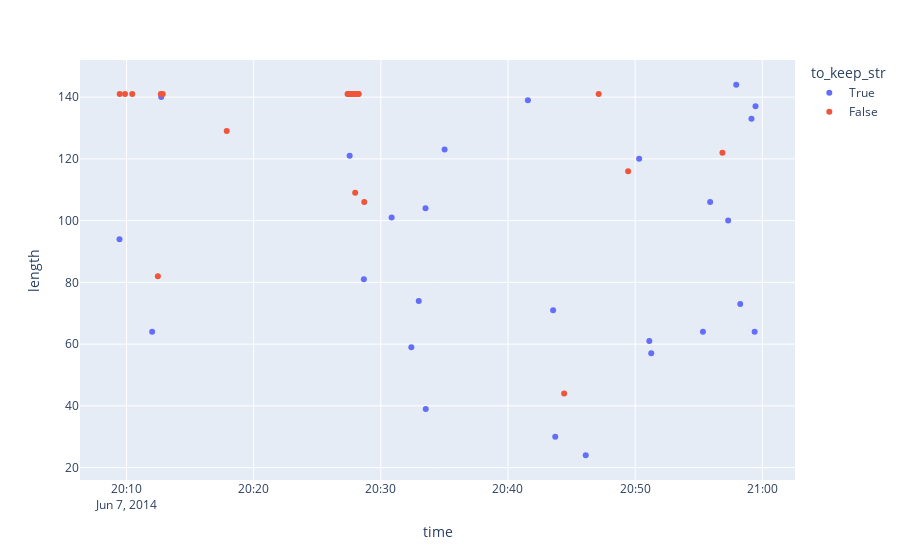

Notebook cell for this chart:
### Markdown cell above
Let's plot our fifty tweets again, this time also flagging up spam tweets.

### Code cell
tweets['to_keep'] = ~ (tweets.is_retweet | tweets.is_duplicate | tweets.is_from_spammer)

# hack because plotly has a bug for using bools as coloring attribute
tweets['to_keep_str'] = tweets['to_keep'].astype(str)

px.scatter(tweets[5000:5050],x='time',y='length',color='to_keep_str',hover_data=['tweet_text'], color_discrete_sequence=px.colors.qualitative.Plotly)

### Figure 1 — Plotly figure (JSON) as saved in the notebook; plotly's stock layout.template omitted (floating-point values rounded to 4 significant figures)
{"data": [{"customdata": [["To Accomplish Dream #19, i should first Accomplish Dream #1 (A dream i dreamed when i was 6 )\n"], ["I Dreamed a Dream - alcoholic version. 👍 http://t.co/PwnIz4shCy\n"], ["@StephanieKelsey wow, what a nite! All I dreamed about was #TurkeyHill Natural Ice Cream! and #itsthisormurder--What a Nite #TRKAmbassador!\n"], ["@Luke5SOS I dreamed that you had followed me,think you should make that dream real.Be my 1/4 pleasefollow me. I love you\n"], ["@heyheydamn @HappyMathilda @b3mus3d I dreamed she was on Hannibal! God you perv.\n"], ["@HunterPageXXX you were in my dream this morning I dreamed we were best friends (wishful thinking) 💙\n"], ["In my window I see everything I dreamed about n wish I has\n"], ["Living the life I dreamed.... I'm feeling better then money right now!!!!\n"], ["@CollabroGlobal well done you're amazing! Would love to hear you sing I dreamed a dream from les mis!🎉👏\n"], ["I dreamed that love would never die...\n"], ["I dreamed a dream cover - les miz #Anne #hathaway #discoverme #noticeme #omg #hikeek #chilling 🎵🎵🎼🎼 http://t.co/IcV6XOqGvs\n"], ["So I dreamed about a dream that was involved with a dream that the dream was a dream and that dream became a dream. That's how dreams are.\n"], ["@Harry_Styles This night I dreamed you were my geography teacher haha!\n"], ["i dreamed that i made a tweet\n"], ["i dreamed i had a baby.\n"], ["@_ardeej i dreamed i woke up in the middle of the night and started browsing twitter and saw a tweet from my ebooks bot\n"], ["@drew_dog74 I told you, Drew. I dreamed you were watching us\n"], ["@earthIings i dreamed i and some of tlist were kidnapped\n"], ["\"I wondered if she dreamed, dreamed of me as I dreamed of her.\"\n"], ["If u dream it u can do it ? Well  I dreamed I fucked &amp; married lil Wayne ! still ain't happened yet 🙍\n"], ["I liked a @YouTube video http://t.co/BkxlntibXc I Dreamed a Dream Anne Hathaway Les Miserables 2012\n"], ["&gt; overly plush bed. My mind raced. I dreamed that @sanguine_moon slept beside me. His hand moving over my hip. His lips tracing my own. &gt;\n"], ["I dreamed I got my ACT scores and I had a 26!!! &gt;&gt;&lt;&lt;&lt;&gt;\n"], ["I just woke up from the longest nap and I dreamed I was cutting a girls hair in my pj's, with dull shears that kept falling apart. 😳\n"], ["@kellawicked I dreamed a dream in time gone byyyyyyyyy.........\n"], ["I dreamed that I was in a plane crash.  It flew straight off the runway and into water.  A lot of my nightmares involve bodies of water.\n"]], "hovertemplate": "to_keep_str=True<br>time=%{x}<br>length=%{y}<br>tweet_text=%{customdata[0]}<extra></extra>", "legendgroup": "True", "marker": {"color": "#636EFA", "symbol": "circle"}, "mode": "markers", "name": "True", "orientation": "v", "showlegend": true, "type": "scatter", "x": ["2014-06-07T20:09:27+00:00", "2014-06-07T20:12:01+00:00", "2014-06-07T20:12:44+00:00", "2014-06-07T20:27:33+00:00", "2014-06-07T20:28:40+00:00", "2014-06-07T20:30:51+00:00", "2014-06-07T20:32:24+00:00", "2014-06-07T20:32:59+00:00", "2014-06-07T20:33:31+00:00", "2014-06-07T20:33:32+00:00", "2014-06-07T20:35:01+00:00", "2014-06-07T20:41:34+00:00", "2014-06-07T20:43:33+00:00", "2014-06-07T20:43:43+00:00", "2014-06-07T20:46:07+00:00", "2014-06-07T20:50:19+00:00", "2014-06-07T20:51:07+00:00", "2014-06-07T20:51:16+00:00", "2014-06-07T20:55:20+00:00", "2014-06-07T20:55:54+00:00", "2014-06-07T20:57:19+00:00", "2014-06-07T20:57:57+00:00", "2014-06-07T20:58:16+00:00", "2014-06-07T20:59:09+00:00", "2014-06-07T20:59:24+00:00", "2014-06-07T20:59:28+00:00"], "xaxis": "x", "y": [94, 64, 140, 121, 81, 101, 59, 74, 104, 39, 123, 139, 71, 30, 24, 120, 61, 57, 64, 106, 100, 144, 73, 133, 64, 137], "yaxis": "y"}, {"customdata": [["RT @WeAreMadrid10: Karim Benzema: \"I came to Real Madrid to win La Decima. I dreamed all my life about that cup.\" #HalaMadrid http://t.co/S…\n"], ["RT @WeAreMadrid10: Karim Benzema: \"I came to Real Madrid to win La Decima. I dreamed all my life about that cup.\" #HalaMadrid http://t.co/S…\n"], ["RT @WeAreMadrid10: Karim Benzema: \"I came to Real Madrid to win La Decima. I dreamed all my life about that cup.\" #HalaMadrid http://t.co/S…\n"], ["RT @CarysJones36: I Dreamed a Dream - alcoholic version. 👍 http://t.co/PwnIz4shCy\n"], ["RT @WeAreMadrid10: Karim Benzema: \"I came to Real Madrid to win La Decima. I dreamed all my life about that cup.\" #HalaMadrid http://t.co/S…\n"], ["RT @WeAreMadrid10: Karim Benzema: \"I came to Real Madrid to win La Decima. I dreamed all my life about that cup.\" #HalaMadrid http://t.co/S…\n"], ["RT @ash_mashley: there have been so many times that I have dreamt something and then it actually happens and it's really weird 😳\n"], ["@Luke5SOS  I dreamed to take you in my arms... It was a dream. I love you so much. You're my sunshine. You're my hero. Please follow me?💕🙊51\n"], ["@Luke5SOS  I dreamed to take you in my arms... It was a dream. I love you so much. You're my sunshine. You're my hero. Please follow me?💕🙊52\n"], ["@Luke5SOS  I dreamed to take you in my arms... It was a dream. I love you so much. You're my sunshine. You're my hero. Please follow me?💕🙊53\n"], ["RT @WeAreMadrid10: Karim Benzema: \"I came to Real Madrid to win La Decima. I dreamed all my life about that cup.\" #HalaMadrid http://t.co/S…\n"], ["@Luke5SOS  I dreamed to take you in my arms... It was a dream. I love you so much. You're my sunshine. You're my hero. Please follow me?💕🙊54\n"], ["@Luke5SOS  I dreamed to take you in my arms... It was a dream. I love you so much. You're my sunshine. You're my hero. Please follow me?💕🙊55\n"], ["@Luke5SOS  I dreamed to take you in my arms... It was a dream. I love you so much. You're my sunshine. You're my hero. Please follow me?💕🙊56\n"], ["RT @windsehuncom: 20140607 DREAM CONCERT #세훈  I dreamed a dreamhttp://t.co/RIvZnxbc1r http://t.co/AHMFfMxZb1\n"], ["@Luke5SOS  I dreamed to take you in my arms... It was a dream. I love you so much. You're my sunshine. You're my hero. Please follow me?💕🙊57\n"], ["@Luke5SOS  I dreamed to take you in my arms... It was a dream. I love you so much. You're my sunshine. You're my hero. Please follow me?💕🙊58\n"], ["@Luke5SOS  I dreamed to take you in my arms... It was a dream. I love you so much. You're my sunshine. You're my hero. Please follow me?💕🙊59\n"], ["@Luke5SOS  I dreamed to take you in my arms... It was a dream. I love you so much. You're my sunshine. You're my hero. Please follow me?💕🙊60\n"], ["RT @iTEJU: Karim Benzema: \"I came to Real Madrid to win La Decima. I dreamed all my life about that cup.\"\n"], ["RT @fat_barb: i dreamed that i made a tweet\n"], ["RT @WeAreMadrid10: Karim Benzema: \"I came to Real Madrid to win La Decima. I dreamed all my life about that cup.\" #HalaMadrid http://t.co/S…\n"], ["I dreamed I got arrested last night and put in a jail cell suspended from the ceiling. Been watching too much oitnb\n"], ["RT @KalaLoveee: If u dream it u can do it ? Well  I dreamed I fucked &amp; married lil Wayne ! still ain't happened yet 🙍\n"]], "hovertemplate": "to_keep_str=False<br>time=%{x}<br>length=%{y}<br>tweet_text=%{customdata[0]}<extra></extra>", "legendgroup": "False", "marker": {"color": "#EF553B", "symbol": "circle"}, "mode": "markers", "name": "False", "orientation": "v", "showlegend": true, "type": "scatter", "x": ["2014-06-07T20:09:28+00:00", "2014-06-07T20:09:53+00:00", "2014-06-07T20:10:27+00:00", "2014-06-07T20:12:28+00:00", "2014-06-07T20:12:42+00:00", "2014-06-07T20:12:51+00:00", "2014-06-07T20:17:53+00:00", "2014-06-07T20:27:23+00:00", "2014-06-07T20:27:27+00:00", "2014-06-07T20:27:32+00:00", "2014-06-07T20:27:35+00:00", "2014-06-07T20:27:40+00:00", "2014-06-07T20:27:45+00:00", "2014-06-07T20:27:58+00:00", "2014-06-07T20:27:59+00:00", "2014-06-07T20:28:02+00:00", "2014-06-07T20:28:07+00:00", "2014-06-07T20:28:12+00:00", "2014-06-07T20:28:16+00:00", "2014-06-07T20:28:42+00:00", "2014-06-07T20:44:25+00:00", "2014-06-07T20:47:08+00:00", "2014-06-07T20:49:27+00:00", "2014-06-07T20:56:52+00:00"], "xaxis": "x", "y": [141, 141, 141, 82, 141, 141, 129, 141, 141, 141, 141, 141, 141, 141, 109, 141, 141, 141, 141, 106, 44, 141, 116, 122], "yaxis": "y"}], "layout": {"legend": {"title": {"text": "to_keep_str"}, "tracegroupgap": 0}, "margin": {"t": 60}, "xaxis": {"anchor": "y", "domain": [0, 1], "title": {"text": "time"}}, "yaxis": {"anchor": "x", "domain": [0, 1], "title": {"text": "length"}}}}
